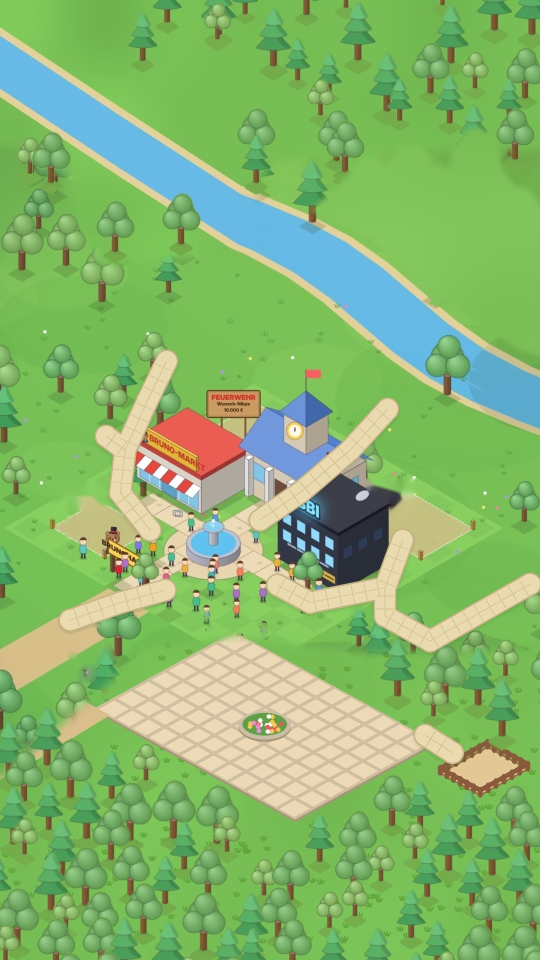
#> input picture studio/folge11/plateD11.jpg, 1080 x 1920 px (shown at 1/2 size)
$ python paths11.py plateD11.jpg plateD11.jpg
#> lines starting #> are read from the running program, lines starting #| are printed output that depends on the picture; after the words box and inside, x2 and y2 are one past the last pixel; in counts of white or black regions, pixels touching at a corner belong together
from PIL import Image,ImageDraw,ImageFilter,ImageChops
import sys
src,dst=sys.argv[1],sys.argv[2]
base=Image.open(src).convert('RGB'); W,H=base.size; S=2
#> further down, base is the input picture: PIL image 1080x1920 RGB; mean R, G, B 133.1, 182.2, 109
#> after `W, H = base.size`: W = 1080; H = 1920
PATHS=[
 [(150,1246),(238,1198),(335,1150)],                       # Schlüsselladen -> Platz
 [(228,872),(242,1005),(300,1068)],             # Krankenhaus -> Platz
 [(332,724),(252,858)],                         # Bauernhof -> Krankenhaus-Weg
 [(776,818),(690,905)],                         # Casino -> Rathaus
 [(806,1088),(752,1180),(600,1196),(520,1150)],            # Polizei -> Platz
 [(1064,1164),(852,1286),(752,1180)],           # Mehrfamilienhäuser
 [(846,1468),(912,1506)],                       # Spielplatz
 [(118,1402),(236,1432)],                       # Club Leo
]
WID=58
def mask(w):
#> called with w = 64
  m=Image.new('L',(W*S,H*S),0); d=ImageDraw.Draw(m)
#> after `m = Image.new('L', (W * S, H * S), 0)`: m: PIL image 2160x3840 L; every value is 0
  for pl in PATHS:
    pts=[(x*S,y*S) for x,y in pl]; d.line(pts,fill=255,width=int(w*S))
    for p in pts: r=w*S/2; d.ellipse([p[0]-r,p[1]-r,p[0]+r,p[1]+r],fill=255)
  return m
outer=mask(WID+6); inner=mask(WID)
#> after `outer = mask(WID + 6)`:
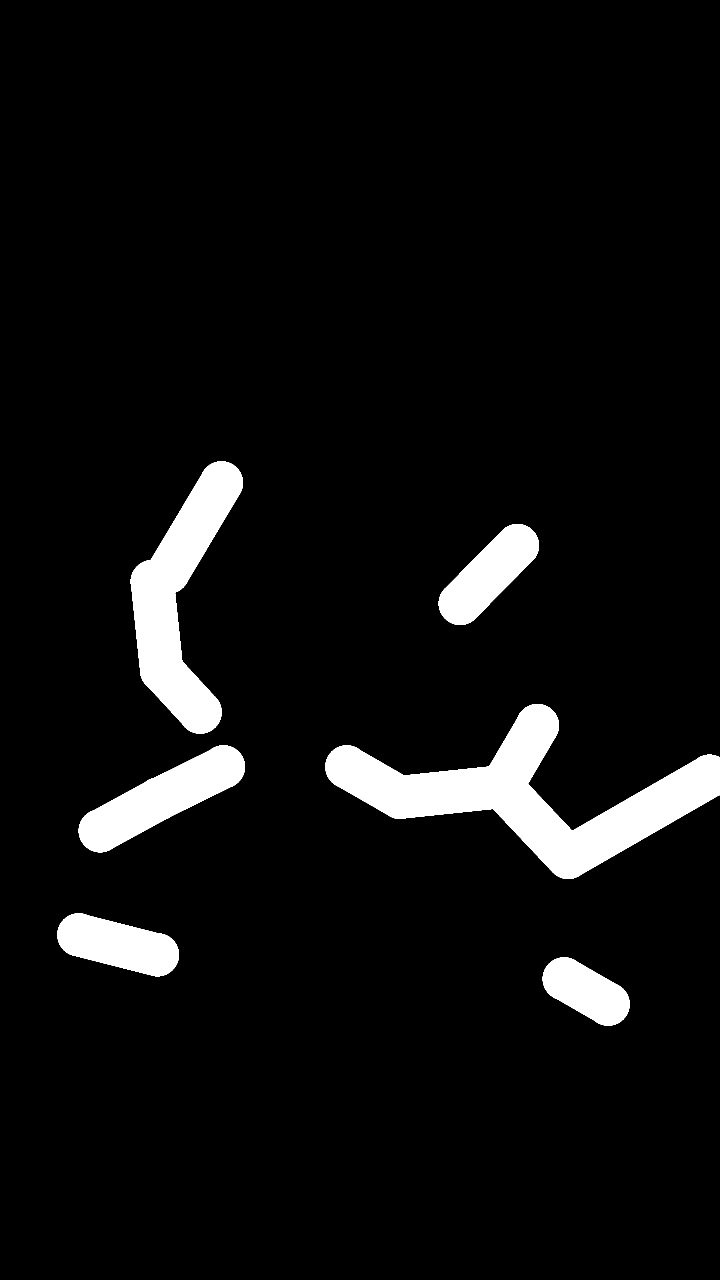
#> outer: PIL image 2160x3840 L (shown at 1/3 size); 6% white; 6 white regions, box (x1, y1, x2, y2) and area: (976, 2112, 2160, 2637) 198680, (392, 1384, 729, 2201) 115880, (236, 2236, 735, 2557) 65966, (1316, 1572, 1617, 1875) 44357, (172, 2740, 537, 2929) 44068, (1628, 2872, 1889, 3077) 32443
#> after `inner = mask(WID)`: inner: PIL image 2160x3840 L; 5.4% white; 6 white regions, box (x1, y1, x2, y2) and area: (982, 2118, 2160, 2631) 179038, (398, 1390, 723, 2195) 104120, (242, 2242, 729, 2551) 58877, (1322, 1578, 1611, 1869) 39116, (178, 2746, 531, 2923) 38705, (1634, 2878, 1883, 3071) 28239
tile=Image.new('RGB',(W*S,H*S),(236,221,182)); d=ImageDraw.Draw(tile)
#> after `tile = Image.new('RGB', (W * S, H * S), (236, 221, 182))`:
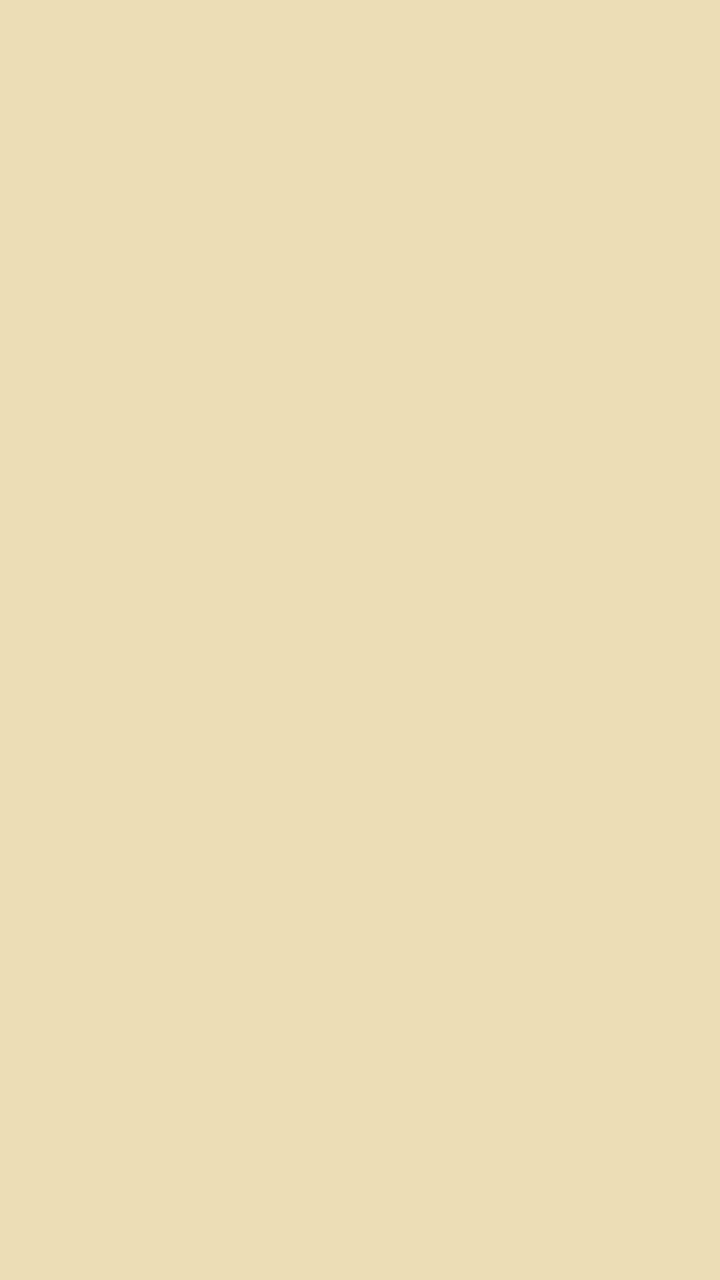
#> tile: PIL image 2160x3840 RGB (shown at 1/3 size); mean R, G, B 236, 221, 182
# iso-Fugen wie auf dem großen Platz (Steigung ±0.53)
sp=34*S
for k in range(-H*S,W*S*2,sp):
  d.line([(k,0),(k+H*S/0.53,H*S)],fill=(214,197,154),width=2*S)
  d.line([(k,0),(k-H*S/0.53,H*S)],fill=(214,197,154),width=2*S)
edge=Image.new('RGB',(W*S,H*S),(196,177,134))
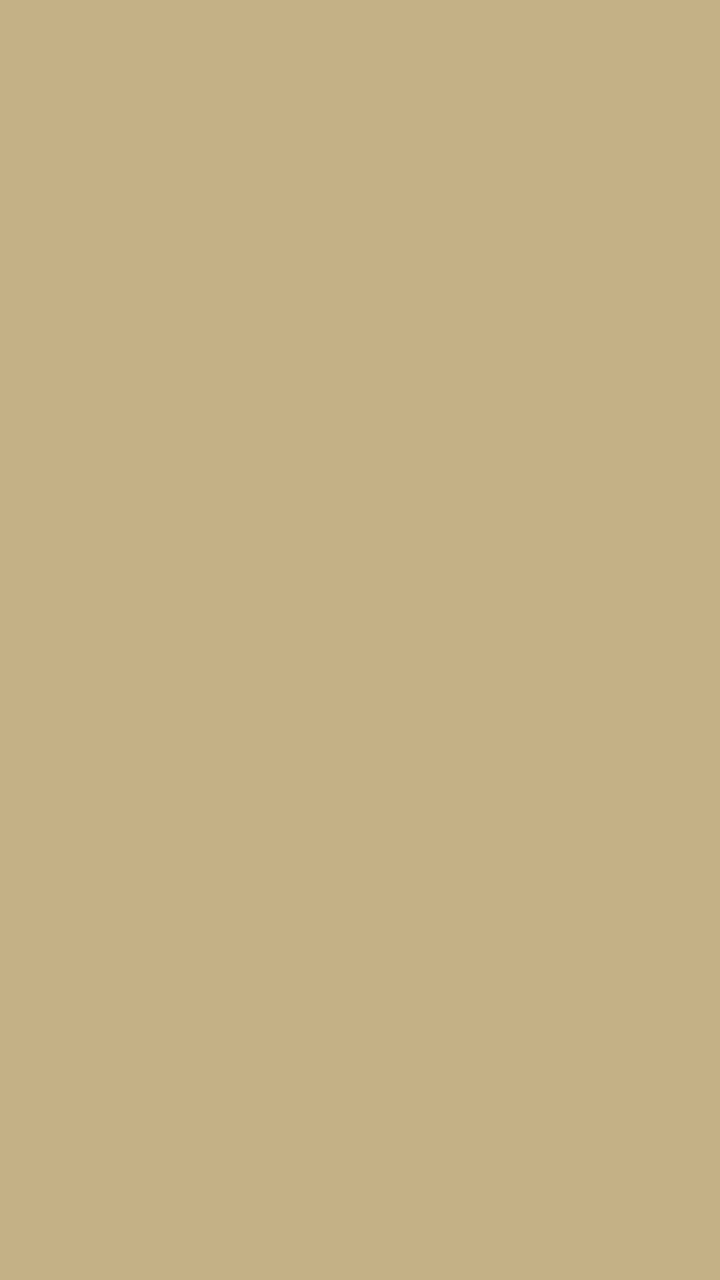
#> edge: PIL image 2160x3840 RGB (shown at 1/3 size); mean R, G, B 196, 177, 134
big=base.resize((W*S,H*S),Image.LANCZOS)
shadow=outer.filter(ImageFilter.GaussianBlur(4*S)).point(lambda v:int(v*0.22))
dark=Image.new('RGB',(W*S,H*S),(40,70,25))
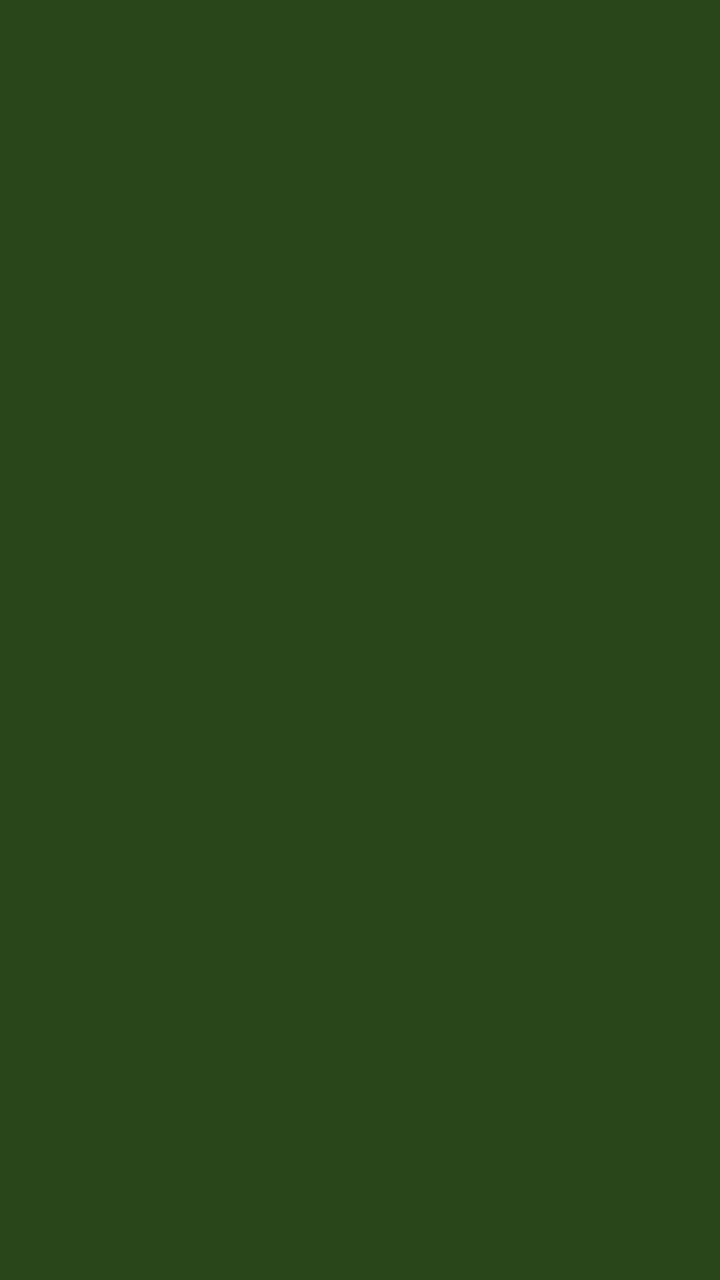
#> dark: PIL image 2160x3840 RGB (shown at 1/3 size); mean R, G, B 40, 70, 25
big=Image.composite(dark,big,ImageChops.offset(shadow,0,3*S))
big=Image.composite(edge,big,outer); big=Image.composite(tile,big,inner)
#> after `big = Image.composite(tile, big, inner)`:
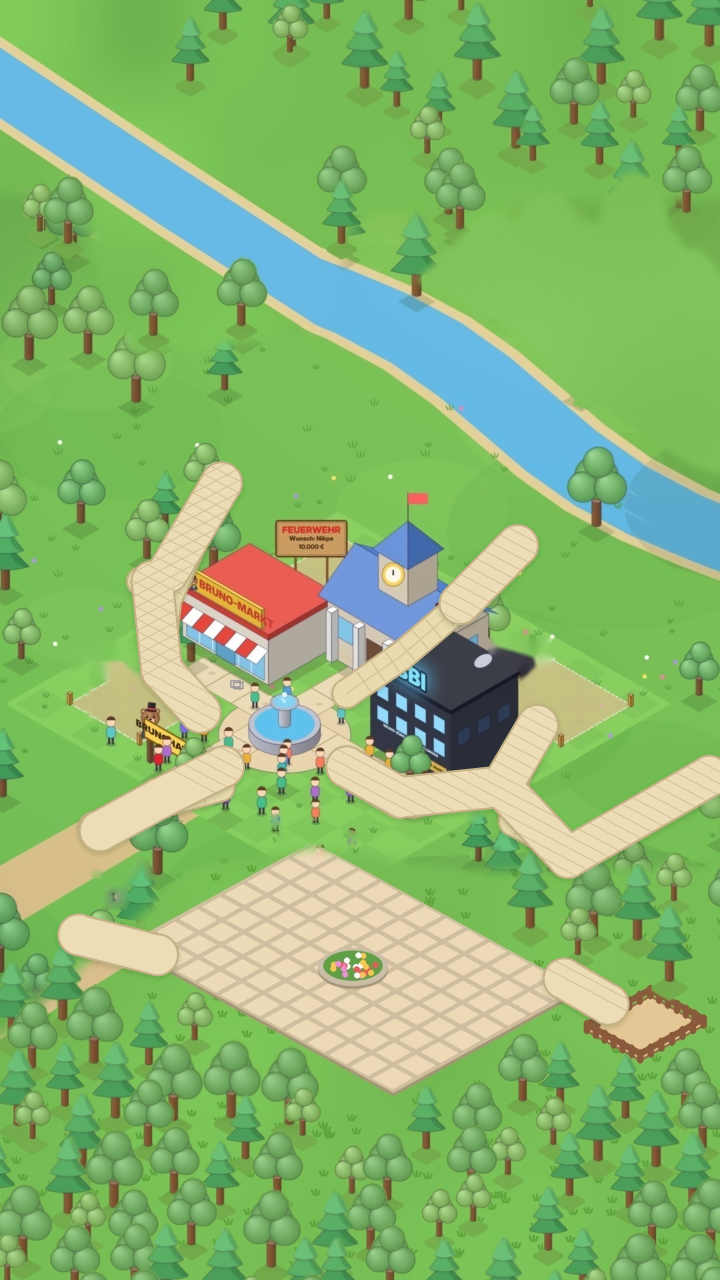
#> big: PIL image 2160x3840 RGB (shown at 1/3 size); mean R, G, B 135.1, 183.1, 110.8
big.resize((W,H),Image.LANCZOS).save(dst,quality=95)
